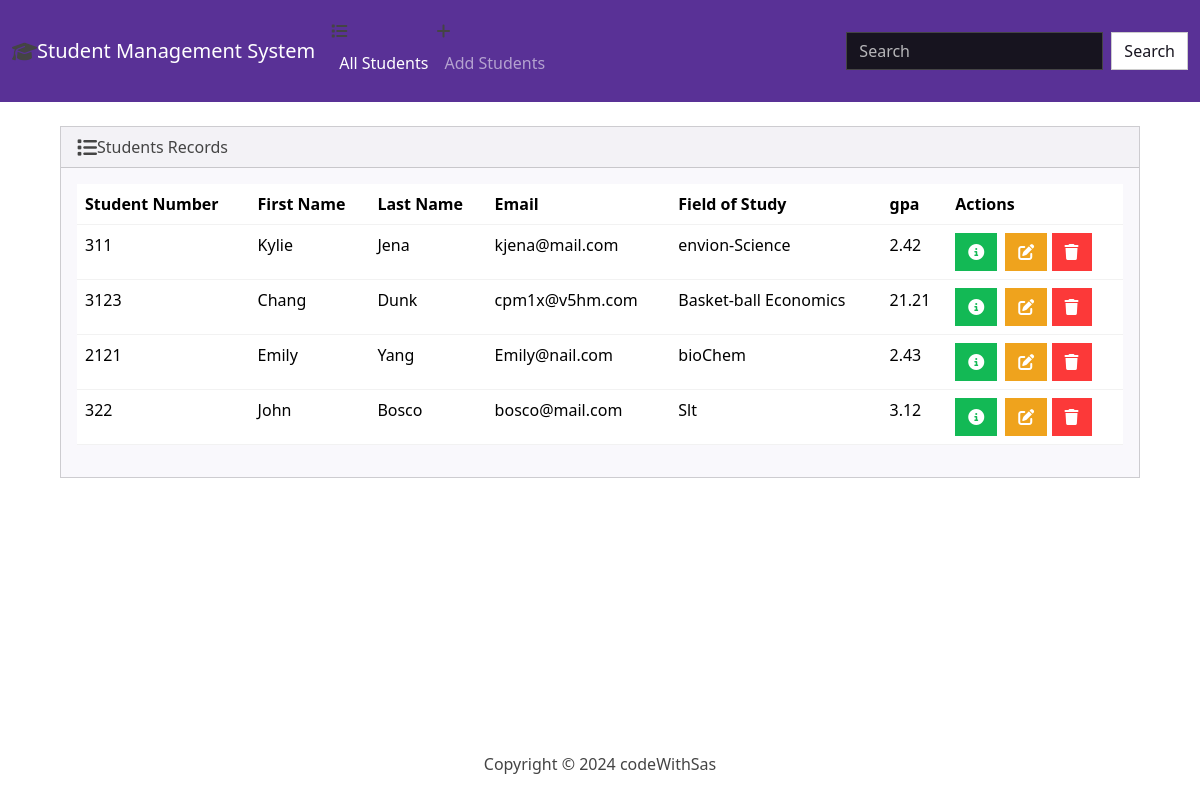
The page / on the database its author committed.
### students/models.py (models this page shows, shortened)
class Students(models.Model):
    student_Number=models.PositiveIntegerField()
    first_name=models.CharField(max_length=50)
    last_name=models.CharField(max_length=50)
    email=models.EmailField(max_length=100)
    fiels_of_study=models.CharField(max_length=50)
    gpa=models.FloatField()

### students/views.py (the view)
# urls.py: path("", views.index, name='index'), path('<int:id>', views.view_student, name='view_student'), path('add/', views.add, name='add'), path('edit/<str:pk>/', views.edit, name='edit'), path('delete/<str:
def index(request):
    students=Students.objects.all();
    return render(request, 'students/index.html', {'students':students})

### students/templates/students/index.html (shortened to what this page needs)
{% extends 'students/base.html' %} {% block body %}
<div class="m-4">
  <div class="row">
    <div class="col-12">
      {% if students %}
      <div class="card bg-light ms-4 me-4 mb-4">
        <div class="card-header">
          <i class="fa-solid fa-list fa-lg"></i>Students Records
        </div>
        <div class="card-body">
          <div class="card-text">
            <div class="table-responsive">
              <table class="table table-hover">
                <thead>
                  <tr>
                    <th scope="col">
                      Student Number
                    </th>
                    <th scope="col">First Name</th>
                    <th scope="col">Last Name</th>
                    <th scope="col">Email</th>
                    <th scope="col">Field of Study</th>
                    <th scope="col">gpa</th>
                    <th scope="col">Actions</th>
                  </tr>
                </thead>
                <tbody>
                  {% for student in students %}
                  <tr>
                    <td>{{student.student_Number}}</td>
                    <td>{{student.first_name}}</td>
                    <td>{{student.last_name}}</td>
                    <td>{{student.email}}</td>
                    <td>{{student.fiels_of_study}}</td>
                    <td>{{student.gpa}}</td>
                    <td>
                      <button
                        type="button"
                        class="btn btn-success me-1"
                        href="{% url 'view_student' student.id %}"
                        data-bs-toggle="modal"
                        data-bs-target="#mymodal{{student.id}}"
                      >
                        <i class="fa-solid fa-circle-info"></i>
                      </button>
                      <a
                        href="{% url 'edit' student.id %}"
                        class="btn btn-warning"
                        ><i class="fa-solid fa-pen-to-square"></i
                      ></a>
                      <button
                        class="btn btn-danger"
                        data-bs-toggle="modal"
                        data-bs-target="#delete{{student.id}}"
                      >
                        <i class="fa-solid fa-trash"></i>
                      </button>
                    </td>
                  </tr>
                  {% endfor %}
                </tbody>
              </table>
            </div>
          </div>
        </div>
      </div>
      {% else %}
      <div class="alert alert-primary ms-4 me-4">
        No Students Record
      </div>
      {% endif %}
    </div>
  </div>
</div>
{% endblock %}

### students/templates/students/base.html (shortened to what this page needs)
{% load static %}
<!DOCTYPE html>
<html lang="en">
  <head>
    <link
      rel="stylesheet"
      href="https://cdnjs.cloudflare.com/ajax/libs/font-awesome/6.5.1/css/all.min.css"
    />
    <link rel="stylesheet" href="{% static 'css/bootstrap.min.css' %}" />
  </head>
  <body class="d-flex flex-column min-vh-100">
    <nav class="navbar navbar-expand-lg bg-primary" data-bs-theme="dark">
      <div class="container-fluid">
        <i class="fa-solid fa-graduation-cap fa-lg"></i>
        <a class="navbar-brand" href="#">Student Management System</a>
        <div class="collapse navbar-collapse" id="navbarColor01">
          <ul class="navbar-nav me-auto">
            <li class="nav-item">
              <i class="fa-solid fa-list"></i>
              <a class="nav-link active" href="{% url 'index' %}"
                >All Students
              </a>
            </li>
            <li class="nav-item">
              <i class="fa-solid fa-plus"></i
              ><a class="nav-link" href="{% url 'add' %}">Add Students</a>
            </li>
          </ul>
          <form class="d-flex">
            <input
              class="form-control me-sm-2"
              type="search"
              placeholder="Search"
            />
            <button class="btn btn-secondary my-2 my-sm-0" type="submit">
              Search
            </button>
          </form>
        </div>
      </div>
    </nav>
    <div class="container-fluid">
      {% block body %} {% endblock %}
    </div>
    <footer class="mt-auto mb-4">
      <div class="text-center">
        Copyright &copy;
        codeWithSas
      </div>
    </footer>
  </body>
</html>

### rows shown on the page
Students: student_Number "311", first_name "Kylie", last_name "Jena", email "kjena@mail.com", fiels_of_study "envion-Science", gpa "2.42"
Students: student_Number "3123", first_name "Chang", last_name "Dunk", email "cpm1x@v5hm.com", fiels_of_study "Basket-ball Economics", gpa "21.21"
Students: student_Number "2121", first_name "Emily", last_name "Yang", email "Emily@nail.com", fiels_of_study "bioChem", gpa "2.43"
Students: student_Number "322", first_name "John", last_name "Bosco", email "bosco@mail.com", fiels_of_study "Slt", gpa "3.12"
